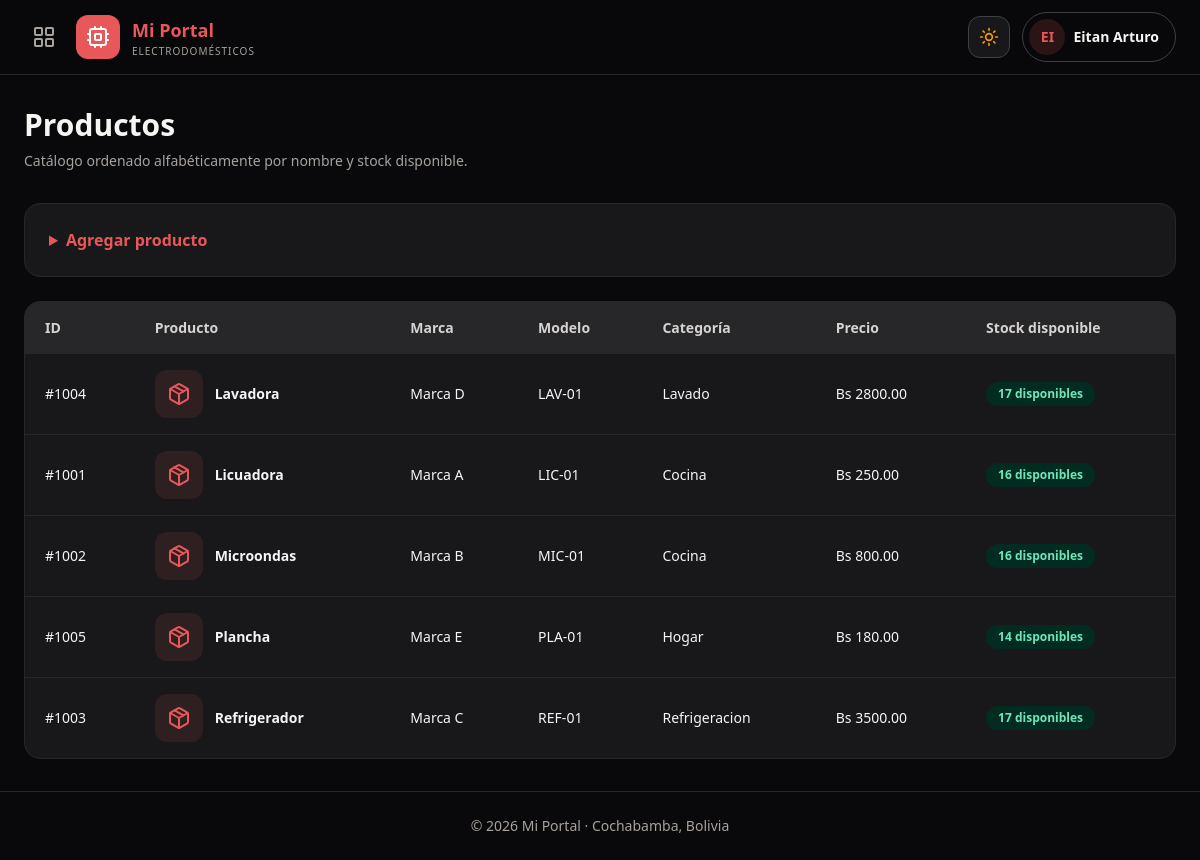
Page /productos (signed in) on the earlier database version.
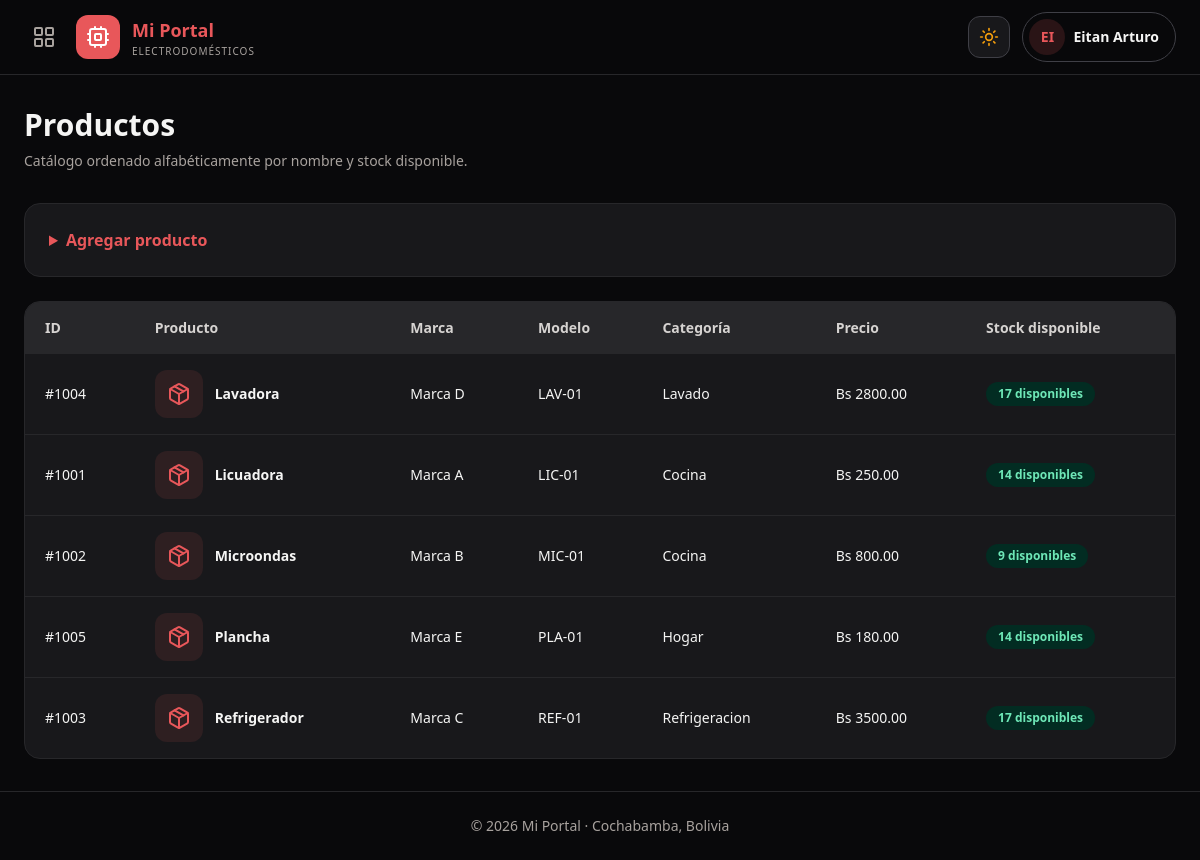
Same page on the later database version.
### tables this page shows
CREATE TABLE Electrodomestico (
            codProducto INTEGER PRIMARY KEY AUTOINCREMENT,
            nombre TEXT NOT NULL,
            marca TEXT NOT NULL,
            categoria TEXT,
            modelo TEXT NOT NULL,
            precio REAL NOT NULL CHECK (precio > 0),
            stock INTEGER NOT NULL CHECK (stock >= 0),
            foto TEXT NOT NULL DEFAULT ''
        );

### main.py (the view, shortened to what this page needs)
@main.route("/productos", methods=["GET", "POST"])
def productos():
    if "idEmpleado" not in session:
        return redirect(url_for("login"))
    conexion = conexion_auto()
    lista = conexion.execute("""
        SELECT *
        FROM Electrodomestico
        ORDER BY nombre COLLATE NOCASE ASC
    """).fetchall()
    conexion.close()
    return render_template("productos.html",productos=lista)

### main.py (called while the page is built)
def conexion_auto():
    conexion = sqlite3.connect(base_name)
    conexion.row_factory = sqlite3.Row
    conexion.execute("PRAGMA foreign_keys = ON")
    return conexion

@main.context_processor
def datos_layout():
    return {
        "nombre_usuario": session.get("nombre", "Usuario")
    }

### templates/productos.html (shortened to what this page needs)
{% extends "layout.html" %}
{% block main %}
<div class="mb-8">
    <h1 class="text-3xl font-bold">Productos</h1>
    <p class="mt-2 text-sm text-stone-500 dark:text-stone-400">
        Catálogo ordenado alfabéticamente por nombre y stock disponible.
    </p>
</div>
<details class="mb-6 rounded-2xl border border-stone-200 bg-white p-6 dark:border-zinc-800 dark:bg-zinc-900">
    <summary class="cursor-pointer font-semibold text-marca">
        Agregar producto
    </summary>
</details>
<div class="overflow-hidden rounded-2xl border border-stone-200 bg-white dark:border-zinc-800 dark:bg-zinc-900">
    <div class="overflow-x-auto">
        <table class="w-full text-left text-sm">
            <thead class="bg-stone-100 text-stone-600 dark:bg-zinc-800 dark:text-stone-300">
                <tr>
                    <th class="px-5 py-4">ID</th>
                    <th class="px-5 py-4">Producto</th>
                    <th class="px-5 py-4">Marca</th>
                    <th class="px-5 py-4">Modelo</th>
                    <th class="px-5 py-4">Categoría</th>
                    <th class="px-5 py-4">Precio</th>
                    <th class="whitespace-nowrap px-5 py-4">Stock disponible</th>
                </tr>
            </thead>
            <tbody class="divide-y divide-stone-200 dark:divide-zinc-800">
                {% for producto in productos %}
                    <tr class="hover:bg-stone-50 dark:hover:bg-zinc-800/50">
                        <td class="px-5 py-4">#{{ producto.codProducto }}</td>
                        <td class="px-5 py-4">
                            <div class="flex items-center gap-3">
                                {% if producto.foto %}
                                    <img src="{{ producto.foto }}"
                                         alt="{{ producto.nombre }}"
                                         loading="lazy"
                                         class="h-12 w-12 shrink-0 rounded-xl object-cover">
                                {% else %}
                                    <span class="flex h-12 w-12 shrink-0 items-center justify-center rounded-xl bg-marca/10 text-marca">
                                        <i data-lucide="package" class="h-6 w-6"></i>
                                    </span>
                                {% endif %}
                                <span class="font-semibold">
                                    {{ producto.nombre }}
                                </span>
                            </div>
                        </td>
                        <td class="px-5 py-4">{{ producto.marca }}</td>
                        <td class="px-5 py-4">{{ producto.modelo }}</td>
                        <td class="px-5 py-4">{{ producto.categoria or '—' }}</td>
                        <td class="whitespace-nowrap px-5 py-4">
                            Bs {{ "%.2f"|format(producto.precio) }}
                        </td>
                        <td class="px-5 py-4">
                            {% if producto.stock > 0 %}
                                <span class="inline-flex rounded-full bg-emerald-100 px-3 py-1 text-xs font-semibold text-emerald-700 dark:bg-emerald-950 dark:text-emerald-300">
                                    {{ producto.stock }} disponibles
                                </span>
                            {% else %}
                                <span class="inline-flex rounded-full bg-red-100 px-3 py-1 text-xs font-semibold text-red-700 dark:bg-red-950 dark:text-red-300">
                                    Agotado
                                </span>
                            {% endif %}
                        </td>
                    </tr>
                {% else %}
                    <tr>
                        <td colspan="7" class="px-5 py-12 text-center text-stone-500">
                            Todavía no hay productos registrados.
                        </td>
                    </tr>
                {% endfor %}
            </tbody>
        </table>
    </div>
</div>
{% endblock %}

Differences in the rows shown:
changed Electrodomestico "Licuadora": stock "16" → "14"
changed Electrodomestico "Microondas": stock "16" → "9"
